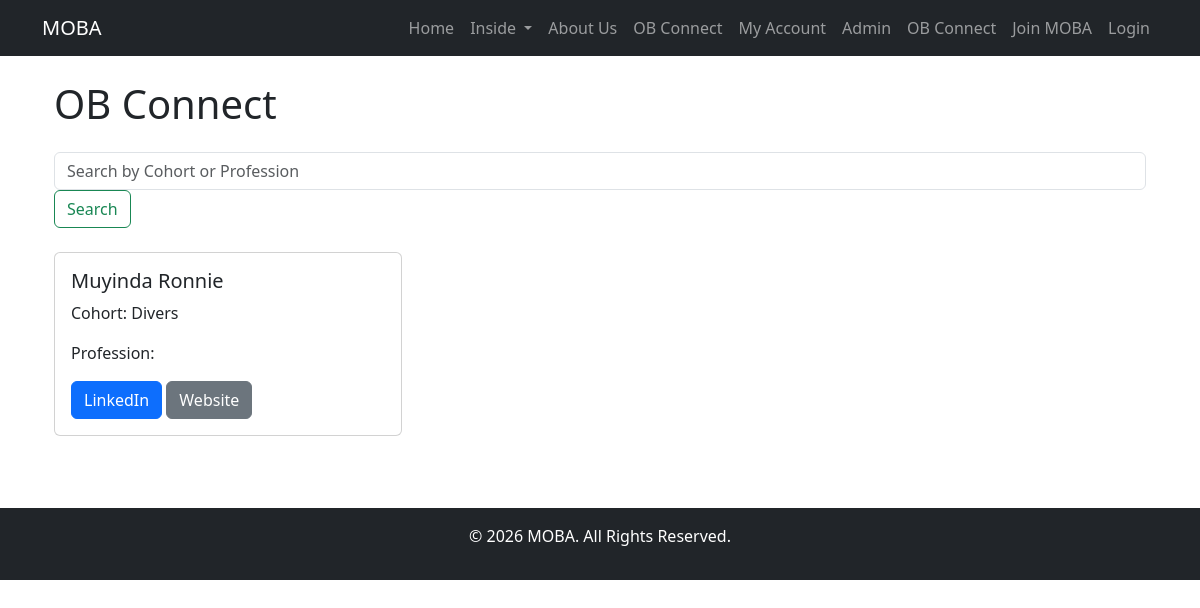
Before: /connect/ob-connect/ (signed in) with the older database file.
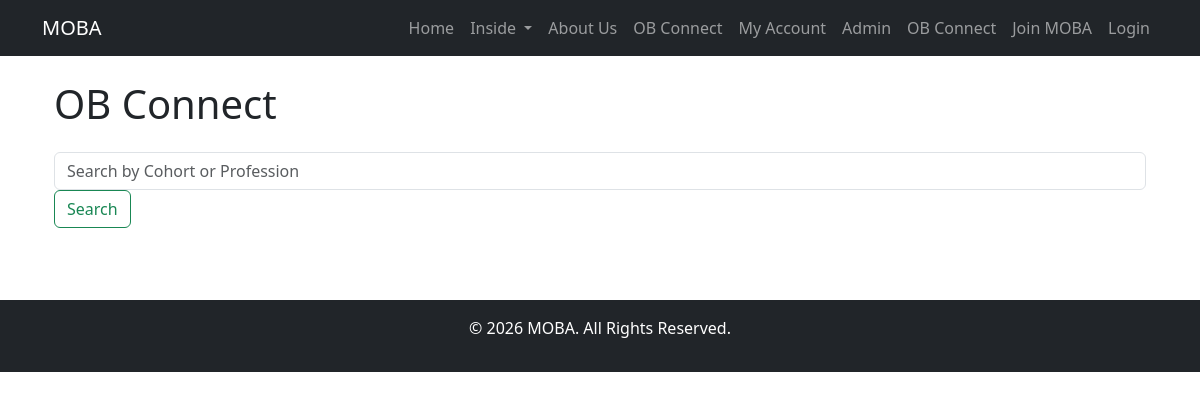
After: the same page with the newer database file.
### users/models.py (models this page shows, shortened)
class User(AbstractUser):
    class Role(models.TextChoices):
        PUBLIC = "PUBLIC", "Public"
        SUBSCRIBER = "SUBSCRIBER", "Subscriber"
        ADMIN = "ADMIN", "Admin"
    base_role = Role.PUBLIC
    role = models.CharField(max_length=50, choices=Role.choices, default=base_role)
    cohort = models.ForeignKey('organisation.Cohort', on_delete=models.SET_NULL, null=True, blank=True)
    house = models.ForeignKey('organisation.House', on_delete=models.SET_NULL, null=True, blank=True)
    phone_number = models.CharField(max_length=20)
    linkedin_profile = models.URLField(blank=True)
    website = models.URLField(blank=True)
    address = models.CharField(max_length=255, blank=True)
    professions = models.ManyToManyField('organisation.Profession', blank=True)
    whatsapp_contact = models.CharField(max_length=20, blank=True)
    biography = models.TextField(max_length=150, blank=True)

### organisation/models.py (models this page shows)
class Cohort(models.Model):
    name = models.CharField(max_length=255)
    def __str__(self):
        return self.name

### connect/views.py (the view)
# urls.py: path('ob-connect/', views.ob_connect, name='ob_connect'),
@login_required
def ob_connect(request):
    users = User.objects.filter(role=User.Role.SUBSCRIBER)
    return render(request, 'connect/ob_connect.html', {'users': users})

### connect/templates/connect/ob_connect.html
{% extends "base.html" %}
{% block content %}
    <div class="container">
        <h1 class="my-4">OB Connect</h1>
        <div class="row">
            <div class="col-md-12">
                <form class="form-inline mb-4">
                    <input class="form-control mr-sm-2" type="search" placeholder="Search by Cohort or Profession" aria-label="Search">
                    <button class="btn btn-outline-success my-2 my-sm-0" type="submit">Search</button>
                </form>
            </div>
        </div>
        <div class="row">
            {% for user in users %}
                <div class="col-md-4 mb-4">
                    <div class="card">
                        <div class="card-body">
                            <h5 class="card-title">{{ user.get_full_name }}</h5>
                            <p class="card-text">Cohort: {{ user.cohort }}</p>
                            <p class="card-text">Profession: {{ user.profession }}</p>
                            <a href="{{ user.linkedin_profile }}" class="btn btn-primary" target="_blank">LinkedIn</a>
                            <a href="{{ user.website }}" class="btn btn-secondary" target="_blank">Website</a>
                        </div>
                    </div>
                </div>
            {% endfor %}
        </div>
    </div>
{% endblock %}

### core/templates/base.html (shortened to what this page needs)
<!DOCTYPE html>
<html lang="en">
<head>
    <link rel="stylesheet" href="https://cdn.jsdelivr.net/npm/bootstrap@5.3.0/dist/css/bootstrap.min.css">
    <link rel="stylesheet" href="https://cdnjs.cloudflare.com/ajax/libs/font-awesome/6.4.0/css/all.min.css">
</head>
<body>
    {% include 'navbar.html' %}
    <main class="container mt-4">
        {% block content %}
        {% endblock %}
    </main>
    {% include 'footer.html' %}
</body>
</html>

### core/templates/navbar.html (shortened to what this page needs)
<nav class="navbar navbar-expand-lg navbar-dark bg-dark">
    <div class="container">
        <a class="navbar-brand" href="#">MOBA</a>
        <div class="collapse navbar-collapse" id="navbarNav">
            <ul class="navbar-nav ms-auto">
                <li class="nav-item">
                    <a class="nav-link" href="#">Home</a>
                </li>
                <li class="nav-item dropdown">
                    <a class="nav-link dropdown-toggle" href="#" id="navbarDropdown" role="button" data-bs-toggle="dropdown" aria-expanded="false">
                        Inside
                    </a>
                </li>
                <li class="nav-item">
                    <a class="nav-link" href="{% url 'about' %}">About Us</a>
                </li>
                <li class="nav-item">
                    <a class="nav-link" href="#">OB Connect</a>
                </li>
                <li class="nav-item">
                    <a class="nav-link" href="{% url 'my_account' %}">My Account</a>
                </li>
                <li class="nav-item">
                    <a class="nav-link" href="{% url 'admin_page' %}">Admin</a>
                </li>
                <li class="nav-item">
                    <a class="nav-link" href="#">OB Connect</a>
                </li>
                <li class="nav-item">
                    <a class="nav-link" href="{% url 'register' %}">Join MOBA</a>
                </li>
                <li class="nav-item">
                    <a class="nav-link" href="{% url 'login' %}">Login</a>
                </li>
            </ul>
        </div>
    </div>
</nav>

### core/templates/footer.html
<footer class="bg-dark text-white text-center py-3 mt-5">
    <div class="container">
        <p>&copy; {% now "Y" %} MOBA. All Rights Reserved.</p>
    </div>
</footer>

Changed rows visible on the page:
removed User: get_full_name "Muyinda Ronnie", cohort "Divers"
